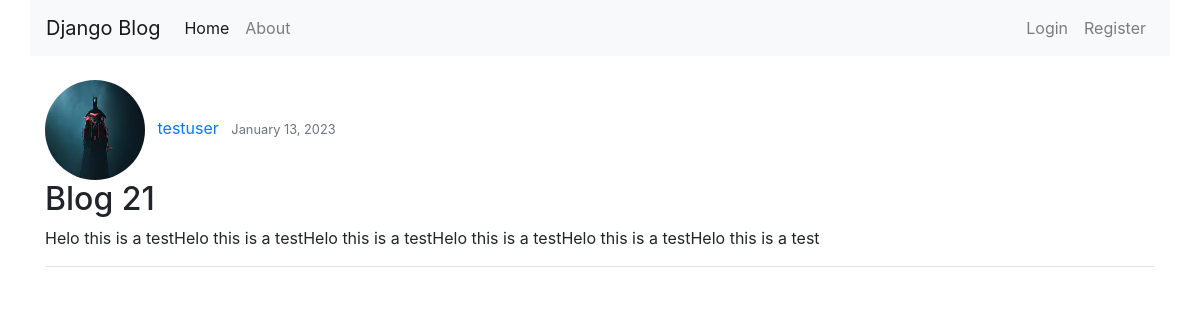
The app's page /post/24/ with its own data.
### blog/models.py (models this page shows, shortened)
class Post(models.Model):
    title = models.CharField(max_length=100)
    content = models.TextField()
    date_posted = models.DateTimeField(default=timezone.now)
    author = models.ForeignKey(User, on_delete=models.CASCADE)

### users/models.py (models this page shows, shortened)
class Profile(models.Model):
    user = models.OneToOneField(User, on_delete=models.CASCADE)
    image = models.ImageField(default='default.jpg', upload_to='profile_pics')

### blog/views.py (the view)
# urls.py: path('post/<int:pk>/', PostDetailView.as_view(), name='post-detail'),
class PostDetailView(DetailView):
    model = Post

### blog/templates/blog/post_detail.html (shortened to what this page needs)
{% extends 'blog/base.html' %}
{% block content %}
    <img src="{{ object.author.profile.image.url }}" class="rounded-circle" width="100px" height="100px">
    <a href="{% url 'user-posts' object.author.username %}" class="ml-2 mr-2">{{ object.author }}</a>
    <small class="text-muted">{{ object.date_posted | date:"F d, Y" }}</small>
    <h2>{{ object.title }}</h2>
    <p>{{ object.content }}</p>
    <div class="border-bottom"></div>
    <br>
{% endblock content %}

### records on screen
Post: author.profile.image (placeholder picture), author "testuser", date_posted "January 13, 2023", title "Blog 21", content "Helo this is a testHelo this is a testHelo this is a testHelo this is a testHelo this is a testHelo this is a test"
